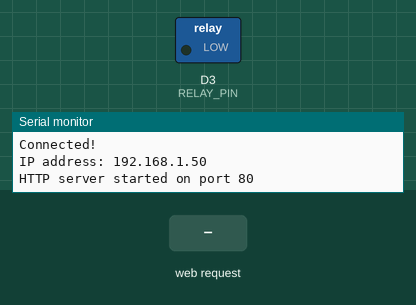
Bench run of a sketch on a simulated Arduino Uno R4 WiFi. Shown: switched loads named in the sketch (green lamp = pin HIGH), the last lines printed to the serial monitor. The inputs (shaded band) are chosen by the test bench. WiFi joins after 1.5 s; servers stay silent unless stated.

Above: at 2.7 s.
2.8 s: HTTP request GET /shoot received
At 3.0 s:
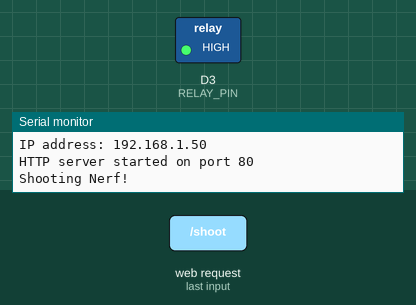
Timing chart, 0 to 5.8 s (numbered marks = the images above; inputs shaded):
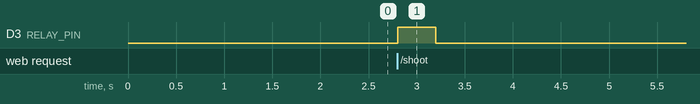

The sketch:

sketch_nov1a.ino
```cpp
#include <WiFiS3.h>

const char* ssid = "Pixel_5953";  // or your hotspot SSID

IPAddress local_ip(10,188,91,150);   // Arduino static IP
IPAddress gateway(10,188,91,73);     // Default gateway
IPAddress subnet(255,255,255,0);     // Subnet mask

WiFiServer server(80);  // HTTP server on port 80
const int RELAY_PIN = 3;

void setup() {
  Serial.begin(115200);
  pinMode(RELAY_PIN, OUTPUT);
  digitalWrite(RELAY_PIN, LOW);

  WiFi.config(local_ip, gateway, subnet);
  WiFi.begin(ssid);

  Serial.println("Connecting...");
  while (WiFi.status() != WL_CONNECTED) {
    Serial.print(".");
    delay(500);
  }

  Serial.println();
  Serial.println("Connected!");
  Serial.print("IP address: ");
  Serial.println(WiFi.localIP());

  server.begin();
  Serial.println("HTTP server started on port 80");
}

void loop() {
  WiFiClient client = server.available();
  if (!client) return;

  String request = client.readStringUntil('\r');
  client.flush();

  if (request.indexOf("/shoot") != -1) {
    Serial.println("Shooting Nerf!");
    digitalWrite(RELAY_PIN, HIGH);
    delay(400);
    digitalWrite(RELAY_PIN, LOW);
    Serial.println("Done.");
  }

  client.println("HTTP/1.1 200 OK");
  client.println("Content-Type: text/plain");
  client.println("Connection: close");
  client.println();
  client.println("OK");
  delay(1);
}
```

Measured:
- after the input at 2.8 s, D3 (RELAY_PIN): LOW → HIGH at once, → LOW 0.40 s later
